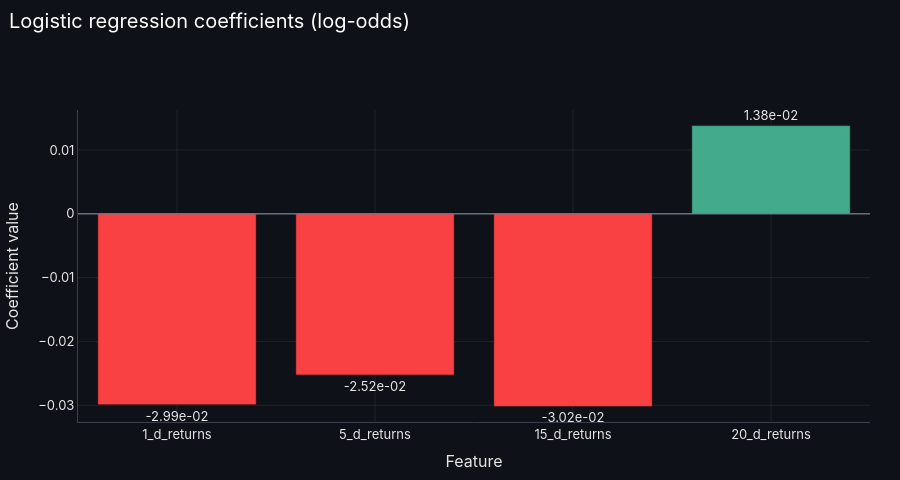

Notebook code for this chart:
### Markdown cell above
## 3. Classification models: forecast P(next-day return > 0)

### Code cell
# Logistic regression: P(tomorrow's return > 0). Coefficient table, then a chart of the coefficients (log-odds)
logit_model = sm.Logit(y_dir_train, x_train_const).fit(disp=False)
print(logit_model.summary())
func_lib.coefficient_bar_figure(logit_model.params[FEATURES], 'Logistic regression coefficients (log-odds)').show()

### Figure 1 — Plotly figure (JSON) as saved in the notebook; plotly's stock layout.template omitted (floating-point values rounded to 4 significant figures)
{"data": [{"hovertemplate": "%{x}<br>coef = %{y:.3e}<extra></extra>", "marker": {"color": ["#F94144", "#F94144", "#F94144", "#43AA8B"]}, "text": ["-2.99e-02", "-2.52e-02", "-3.02e-02", "1.38e-02"], "textposition": "outside", "type": "bar", "x": ["1_d_returns", "5_d_returns", "15_d_returns", "20_d_returns"], "y": [-0.0299, -0.02524, -0.03017, 0.01383]}], "layout": {"height": 480, "hovermode": "closest", "shapes": [{"line": {"color": "#8d99ae", "width": 1}, "type": "line", "x0": 0, "x1": 1, "xref": "x domain", "y0": 0, "y1": 0, "yref": "y"}], "showlegend": false, "title": {"text": "Logistic regression coefficients (log-odds)"}, "xaxis": {"title": {"text": "Feature"}}, "yaxis": {"title": {"text": "Coefficient value"}}}}
